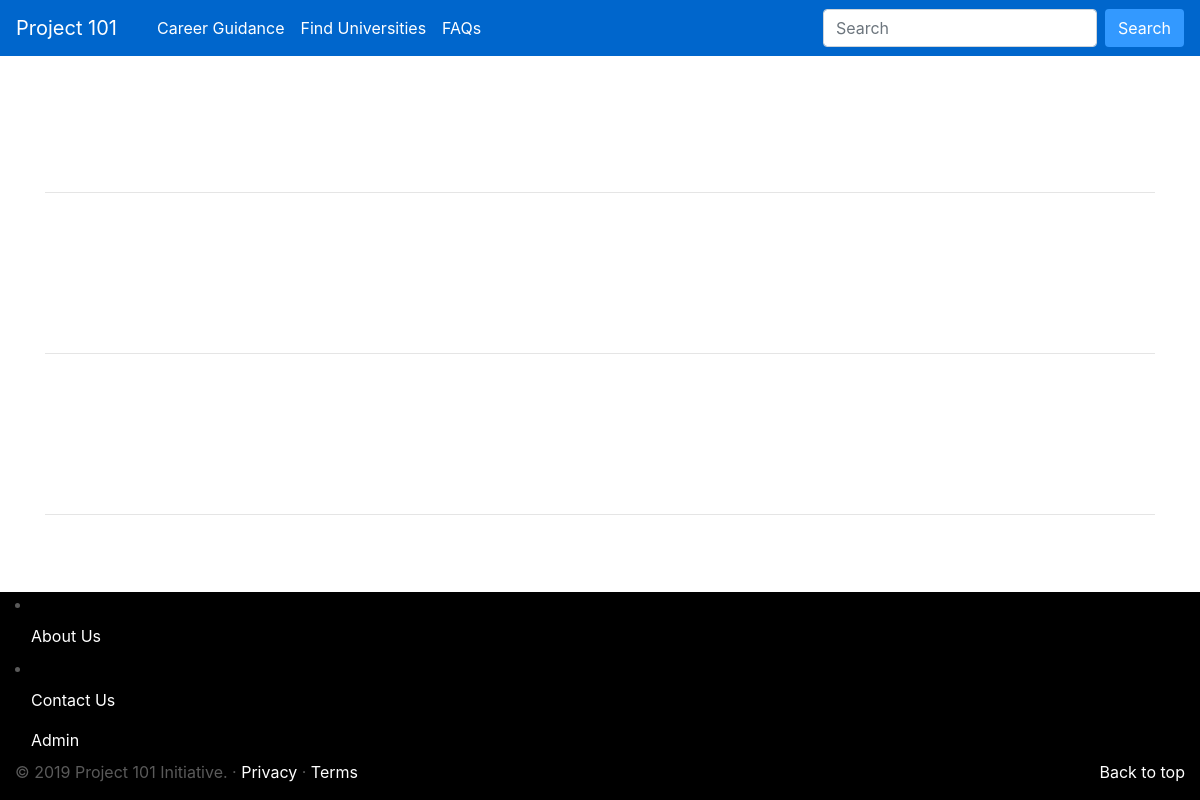
The app's page /, older data.
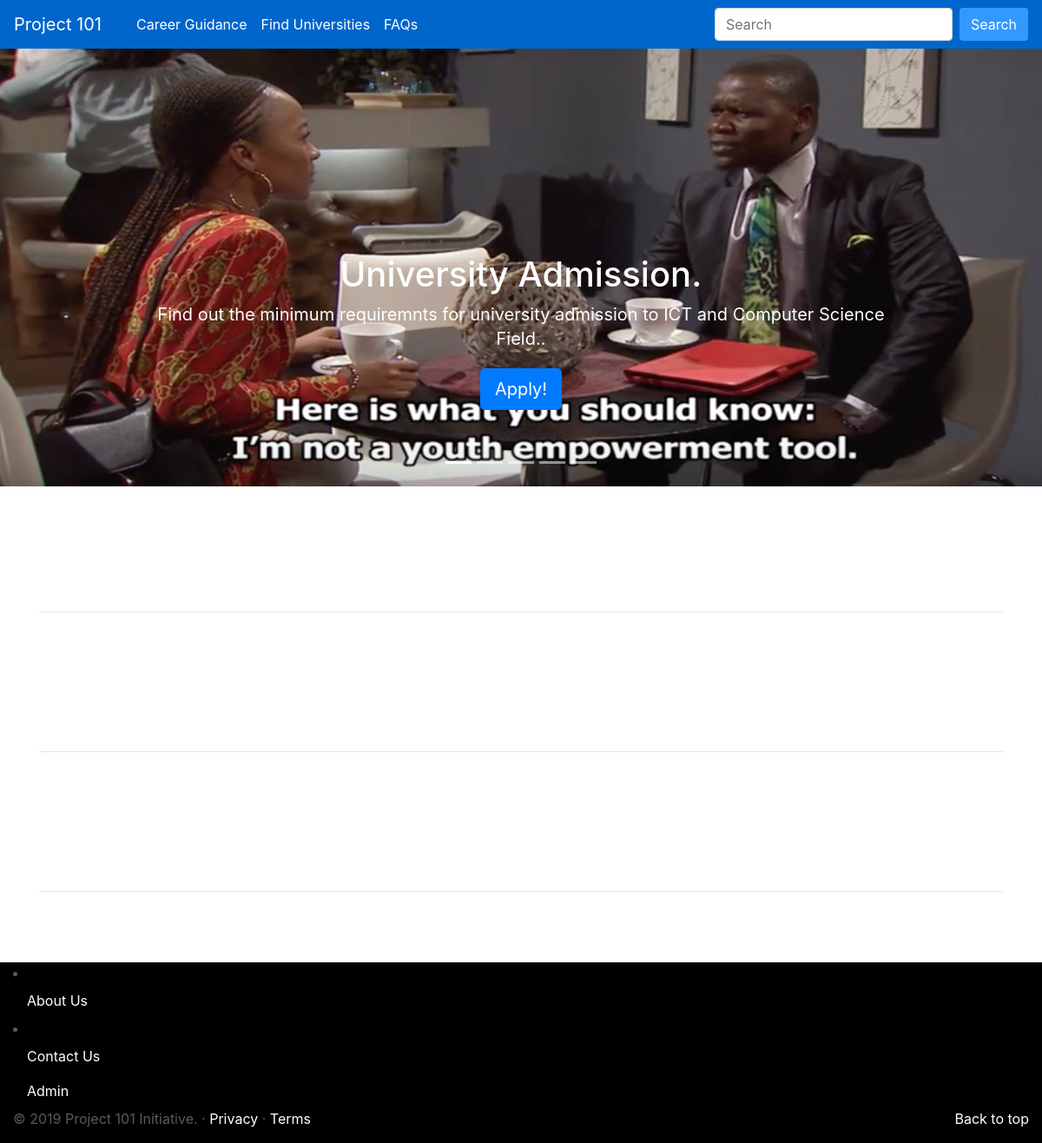
The same page, newer data.
### home/models.py (models this page shows, shortened)
class Carousel(models.Model):
    heading = models.CharField(max_length=500)
    body = models.TextField()
    image = models.ImageField(upload_to='home/carousel/', validators=[image_validation_extension])
    buttonMessage= models.CharField(max_length=255)

### home/views.py (the view)
# urls.py: path('', index, name='index'),
def index(request):
    context = {
        'slides': Carousel.objects.all(),
        'firsts': FirstFeautured.objects.all().order_by('-id')[:1],
        'seconds': SecondFeautured.objects.all().order_by('-id')[:1],
        'thirds': ThirdFeautured.objects.all().order_by('-id')[:1],
        'headlines': Headline.objects.all().order_by('-id')[:3]
    }
    return render(request, 'home/index.html', context)

### home/templates/home/index.html (shortened to what this page needs)
{% extends "home/base.html" %}
{% load static %}
{% block content %}
<main role="main">
<div id="myCarousel" class="carousel slide" data-ride="carousel">
    <ol class="carousel-indicators">
      <li data-target="#myCarousel" data-slide-to="1" class="active"></li>
      <li data-target="#myCarousel" data-slide-to="2"></li>
      <li data-target="#myCarousel" data-slide-to="3"></li>
      <li data-target="#myCarousel" data-slide-to="4"></li>
      <li data-target="#myCarousel" data-slide-to="5"></li>
    </ol>
    <div class="carousel-inner" role="listbox">
        {% for slide in slides %}
        {% if forloop.counter == 1 %}
      <div class="carousel-item active">
      {% else %}
      <div class="carousel-item ">
      {% endif %}
     <img  src="{{ slide.image.url }}"  class="bd-placeholder-img" width="460" height="345"  />
          <div class="carousel-caption">
            <h1>{{ slide.heading}}</h1>
            <p>{{slide.body}}.</p>
            <p><a class="btn btn-lg btn-primary" href="#" role="button">{{slide.buttonMessage}}!</a></p>
          </div>
        </div>
        {% endfor %}
      </div>
    </div>
    <a class="carousel-control-prev" href="#myCarousel" role="button" data-slide="prev">
      <span class="carousel-control-prev-icon" aria-hidden="true"></span>
    </a>
    <a class="carousel-control-next" href="#myCarousel" role="button" data-slide="next">
      <span class="carousel-control-next-icon" aria-hidden="true"></span>
    </a>
  <div class="container marketing">
    <hr class="featurette-divider">
    <hr class="featurette-divider">
    <hr class="featurette-divider">
  </div>
</main>
{% endblock content %}

Row changes from the older to the newer data that the page shows:
added Carousel: image (picture), heading "University Admission.", body "Find out the minimum requiremnts for university admission to ICT and Computer Science Field.", buttonMessage "Apply"
